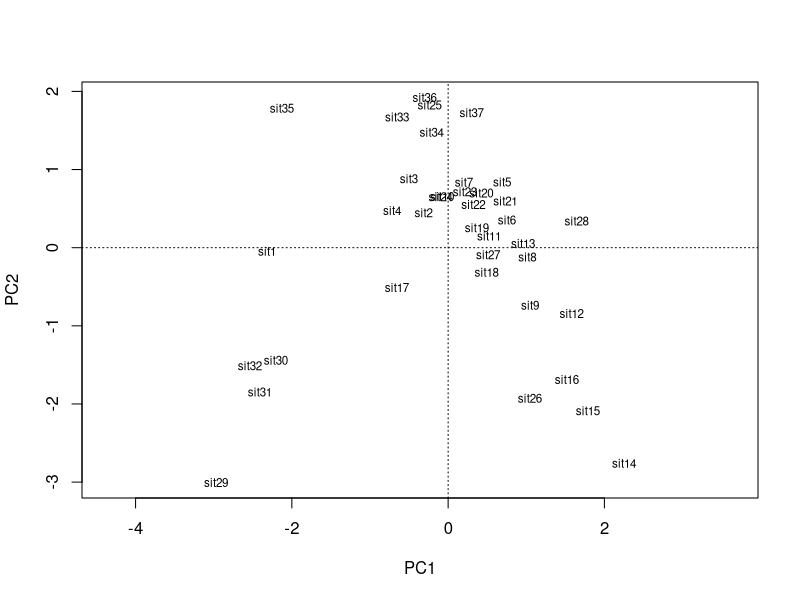
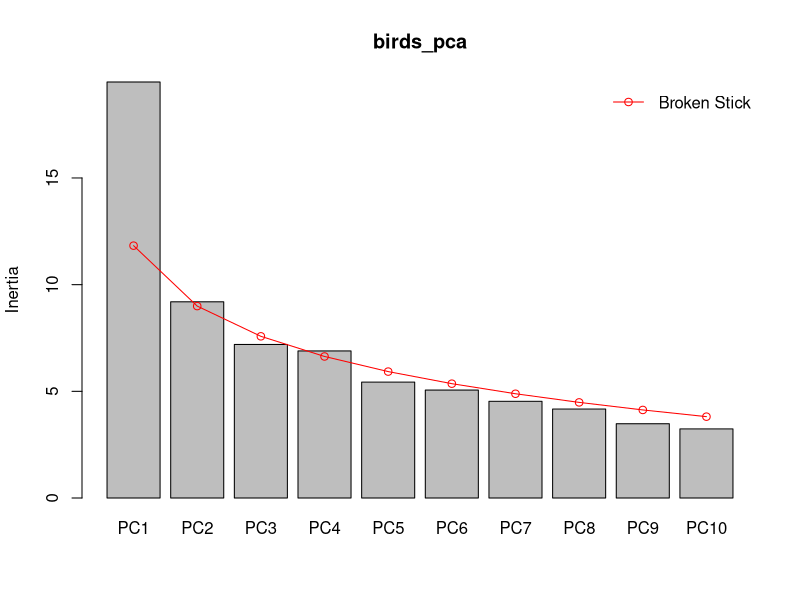
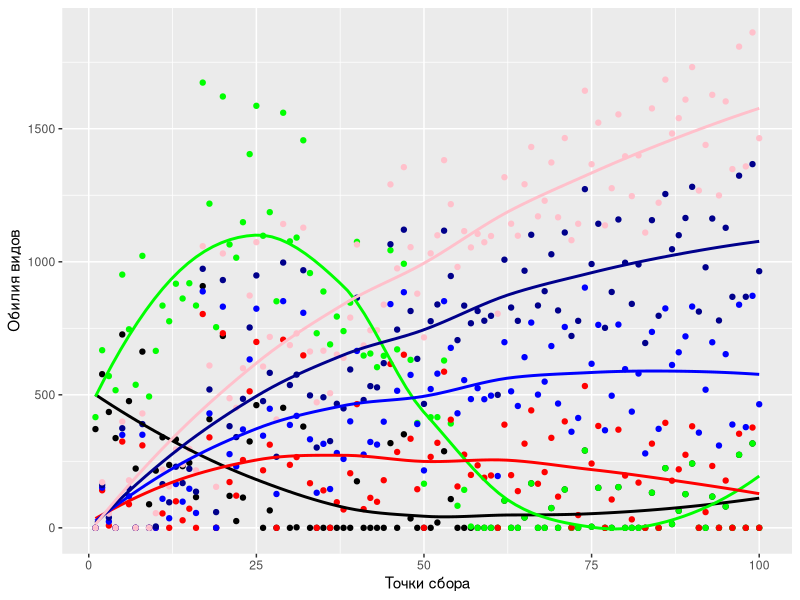
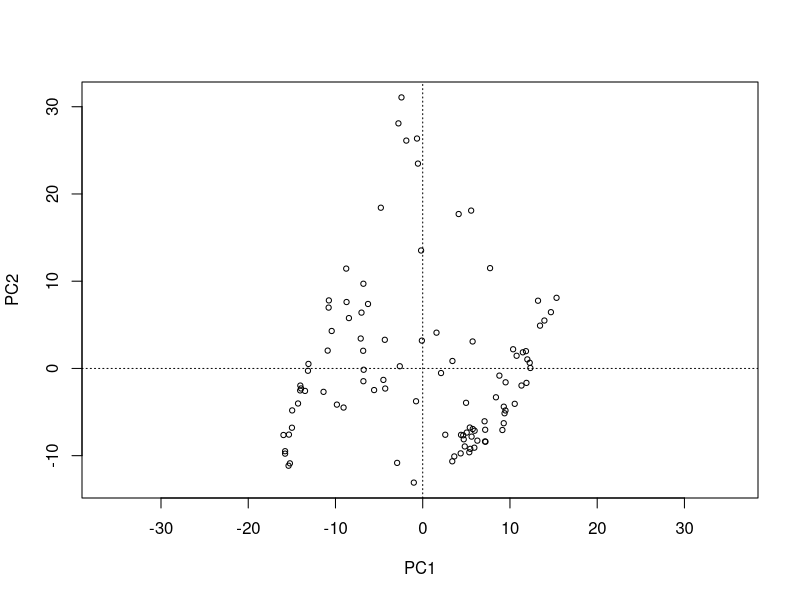
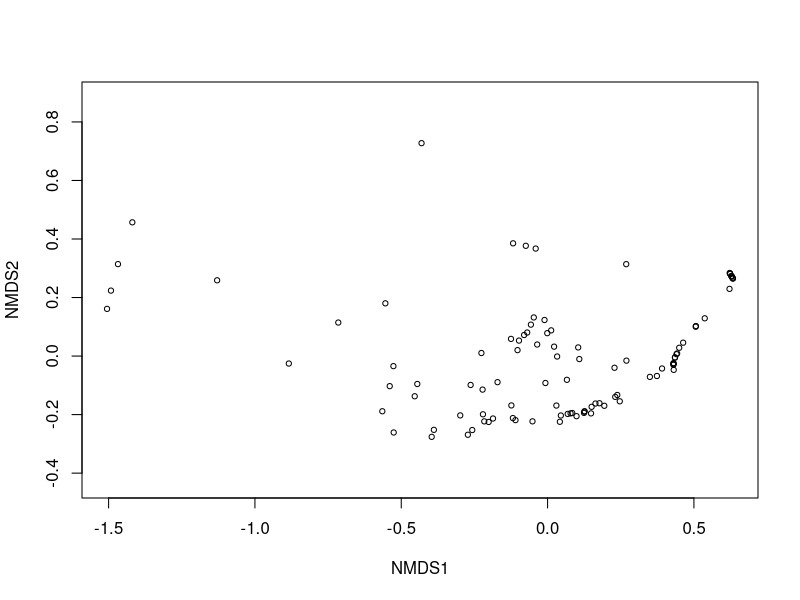
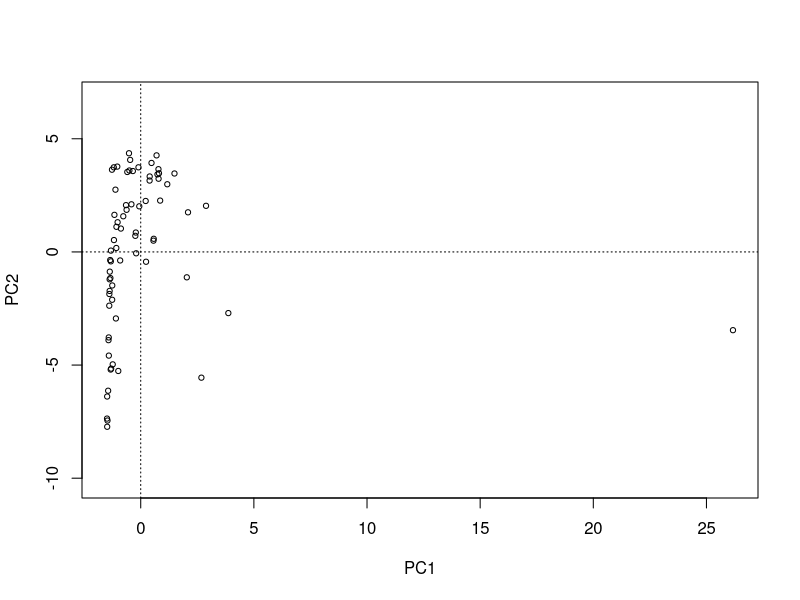
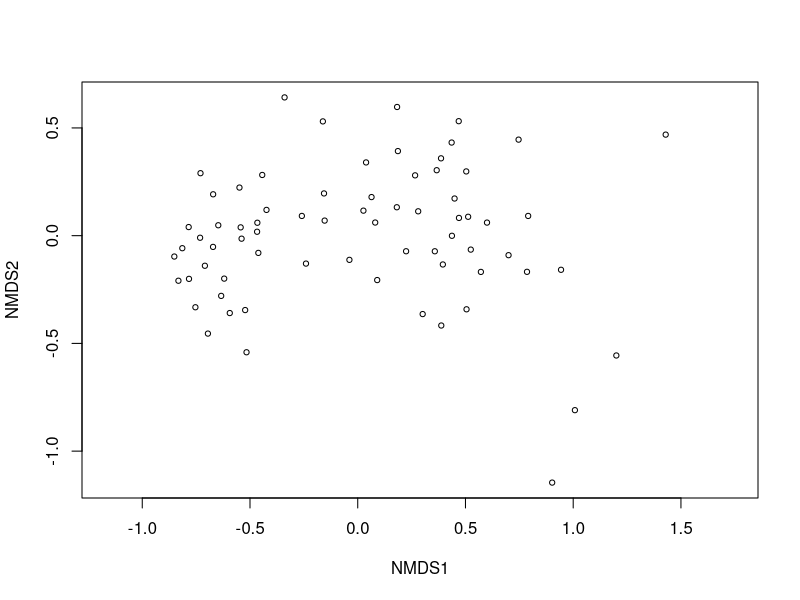
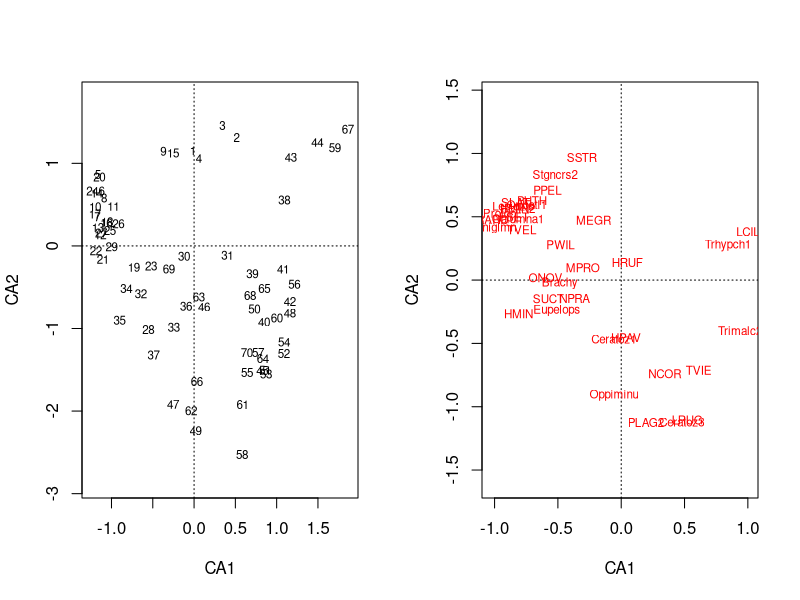

Generate these figures, in order, with R: (Note: this script raises an error after producing the figures.)
# title: "Корреспондентный анализ и анализ главных компонент"
# subtitle: "Анализ и визуализация многомерных данных с использованием R"
# author: Вадим Хайтов, Марина Варфоломеева


## Пример: Птицы в лесах Австралии

# Обилие 102 видов птиц в 37 сайтах в юго-восточной Австралии (Mac Nally, 1989; данные из Quinn, Keough, 2002). Можно ли описать отношения между сайтами небольшим числом главных компонент?
library(readxl)
birds <- read_excel(path = "macnally.xlsx")
str(birds)


## Задание: Проведите анализ главных компонент
library(vegan)
birds_pca <- rda(birds[,-c(1:2)], scale = T)

biplot(birds_pca, display = "sites")
screeplot(birds_pca, bstick = T)
summary(birds_pca)


# расстояние Хеллингера (Hellinger distance)
birds_h <- decostand(birds[ , -c(1, 2)], "hellinger")

# хордальное расстояние (chord distance)
birds_ch <- decostand(birds[ , -c(1, 2)], "norm")

## Задание: Проведите анализ главных компонент по трансформированным данным
# Сравните долю дисперсии, объясненной первыми двумя компонентами с результатами анализа нетрансформированных данных.
# - В каком случае объясненная дисперсия больше?
# Сравните получившиеся ординации объектов.
# - Исчез ли "эффект подковы" после трансформации?
# - Изменилась ли группировка объектов?






#Построение искусственно созданного градиента
library(ggplot2)
abundance <- function(k){
  d <- -(1:100)^2 + k*(1:100) + 500
  d[d<0] <- 0
  d
}


dat <- data.frame(Site = 1:100, Sp1 = abundance(5), Sp2 = abundance(50), Sp3 = abundance(100)/10, Sp4 = abundance(150)/10, Sp5 = abundance(200)/10, Sp6 = abundance(250)/10 )

dat2 <- dat[, -1] + rnorm(100, 0, 200)
dat2[dat2 < 0] <- 0
rownames(dat2) <-make.unique(as.character(dat$Site))

ggplot(dat2, aes(x = 1:100))+ geom_point(aes(y=Sp1), color = "black")  + geom_point(aes(y=Sp2), color = "green") +  geom_point(aes(y=Sp3), color = "red")  + geom_point(aes(y=Sp4), color = "blue") + geom_point(aes(y=Sp5), color = "darkblue") + geom_point(aes(y=Sp6), color = "pink") + geom_smooth(aes(y=Sp1), color = "black", se = F)  + geom_smooth(aes(y=Sp2), color = "green", se= F) +  geom_smooth(aes(y=Sp3), color = "red", se = F)  + geom_smooth(aes(y=Sp4), color = "blue", se = F) + geom_smooth(aes(y=Sp5), color = "darkblue", se = F) + geom_smooth(aes(y=Sp6), color = "pink", se = F) + labs(x = "Точки сбора", y = "Обилия видов")


round(dat2)

pca_dat <- rda(dat2)
plot(pca_dat, display = "sites", type = "p", scaling = 2, col = 1:100)

mds_dat <- metaMDS(dat2)

plot(mds_dat, display = "sites")





# Корреспондентный анализ

data(mite)

mite

## Задание: проведите анализ главных компонент

mite_pca <- rda(mite, scale = F)
biplot(mite_pca, display = "sites",   scaling = "species", type = "p")

mite_mds <- metaMDS(mite)
plot(mite_mds, display = "sites")

summary(mite_pca)


## Корреспондентный анализ данных "в темную"

mite_ca <- cca(mite)
summary(mite_ca)





op <- par(mfrow = c(1, 2))
plot(mite_ca, display = "sites")
plot(mite_ca, display = "species")
par(op)

plot(mite_ca)





# Матричная механка CA

peas <- matrix(c(99, 42, 29, 13), byrow = T, ncol = 2)


sum(peas)


Ft <- sum(peas)

f_i <- apply(peas, 1, FUN = sum)

f_j <- apply(peas, 2, FUN = sum)

p_i <- f_i/Ft #Вектор вероятностей для формы
p_j <- f_j/Ft #Вектор вероятностей для цвета


q <- p_i %*% t(p_j) 


E <- (q * Ft)
O <- peas


sum((O - E)^2/E)

chisq.test(x = O, p = q, correct = F)

(O-E)/sqrt(E)


head(mite[ , 1:5])


f_ij <- mite #Частота встречи данного вида в данной пробе, то есть это первичные даные!

p_ij <- mite/sum(mite) #вероятность встретить особь в данной пробе. 

Ft <- sum(mite) #Общее количество найденных животных

f_i <- apply(mite, 1, FUN = sum) #Общее количество особей в каждой пробе

p_i <- f_i/Ft #Вектор вероятностей встретить какую-либо особь в данной пробе

f_j <- apply(mite, 2, FUN = sum) #Общее количество особей в каждом виде

p_j <- f_j/Ft #Вектор вероятностей встретить особь данного вида




E <- round(f_i %*% t(f_j) / Ft, 1)

O <- mite

sum(round((O-E)^2/E,4))





chisq.test(x=mite, p=p_ij, correct = F)$statistic/Ft 

summary(mite_ca)


Q <- (p_ij - p_i %*% t(p_j))/sqrt(p_i %*% t(p_j))

sum(Q^2)


U <- svd(Q)$u
D <- diag(svd(Q)$d)
V <- svd(Q)$v


QQ <- U %*% D %*% t(V)

plot(as.vector(Q), as.vector(QQ))

round(Q - QQ, 1)

Q <- as.matrix(Q)

A <- t(Q) %*% Q

mite_eigen <- eigen(A)$value

mite_vectors <- eigen(A)$vectors


plot(mite_eigen, diag(D) )

plot(mite_eigen, diag(D)^2 )

round(diag(D), 2)

sum(mite_eigen)

D

dim(U)

dim(V)


sum((D)^2)

plot(U[,1], U[,2])
plot(mite_ca, display = "sites")

scores_sites <- diag(p_i^(-1/2)) %*% U

plot(scores_sites[,1], scores_sites[,2])


scores_species <- diag(p_j^(-1/2)) %*% V

plot(scores_species[,1], scores_species[,2])

plot(mite_ca, display = "species", type = "p", scaling = 1)

scores(mite_ca)


screeplot(mite_ca, bstick = T)
 

